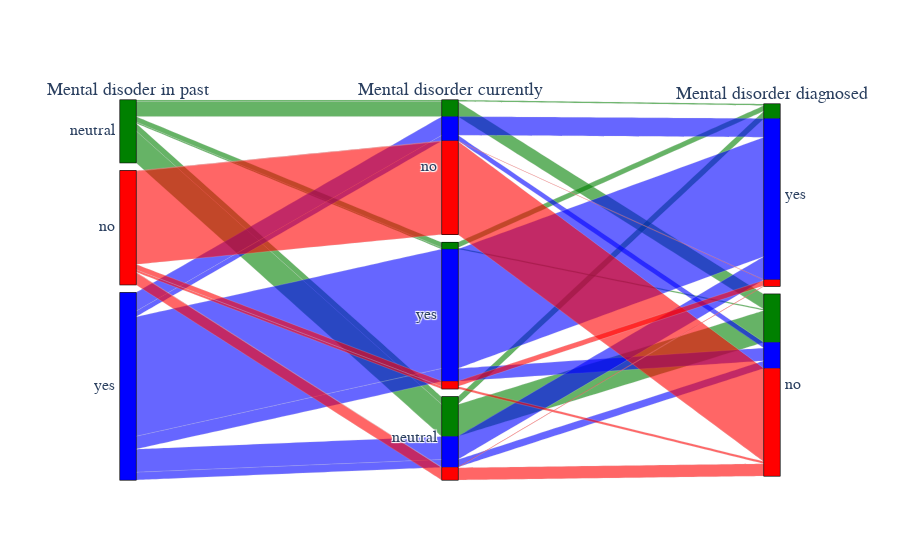

Notebook code for this chart:
### Code cell
#Multi-Color Parallel Categories Diagram
# Create dimensions
import plotly.graph_objects as go
past_dim = go.parcats.Dimension(
    values=data.mhd_past,
    categoryorder='category ascending', label="Mental disoder in past"
)

current_dim = go.parcats.Dimension(
    values=data.mhd_currently, label="Mental disorder currently")

diagnosed_dim  = go.parcats.Dimension(
    values=data.mhd_diagnosed, label="Mental disorder diagnosed")

# Create parcats trace
mapping = { 'neutral': 1, 'yes': 2,  'no':3 }
data['col_past_dim'] = data['mhd_past'].map(mapping)
color = data.col_past_dim;
colorscale = [[0, 'green'],[0.5, 'blue'], [1,'red']];

fig = go.Figure(data = [go.Parcats(dimensions=[past_dim, current_dim, diagnosed_dim],
        line={'color': color, 'colorscale': colorscale},
        hoveron='color', hoverinfo='count+probability',
        labelfont={'size': 18, 'family': 'Times'},
        tickfont={'size': 16, 'family': 'Times'},
        arrangement='freeform')])

fig.show()

### Figure 1 — Plotly figure (JSON) as saved in the notebook; plotly's stock layout.template omitted (floating-point values rounded to 4 significant figures; data arrays with more than 128 entries replaced by an {"elided": "..."} marker saying what was removed)
{"data": [{"arrangement": "freeform", "dimensions": [{"categoryorder": "category ascending", "label": "Mental disoder in past", "values": {"elided": "1427 str values"}}, {"label": "Mental disorder currently", "values": {"elided": "1427 str values"}}, {"label": "Mental disorder diagnosed", "values": {"elided": "1427 str values"}}], "hoverinfo": "count+probability", "hoveron": "color", "labelfont": {"family": "Times", "size": 18}, "line": {"color": {"elided": "1427 int values"}, "colorscale": [[0, "green"], [0.5, "blue"], [1, "red"]]}, "tickfont": {"family": "Times", "size": 16}, "type": "parcats"}], "layout": {}}
